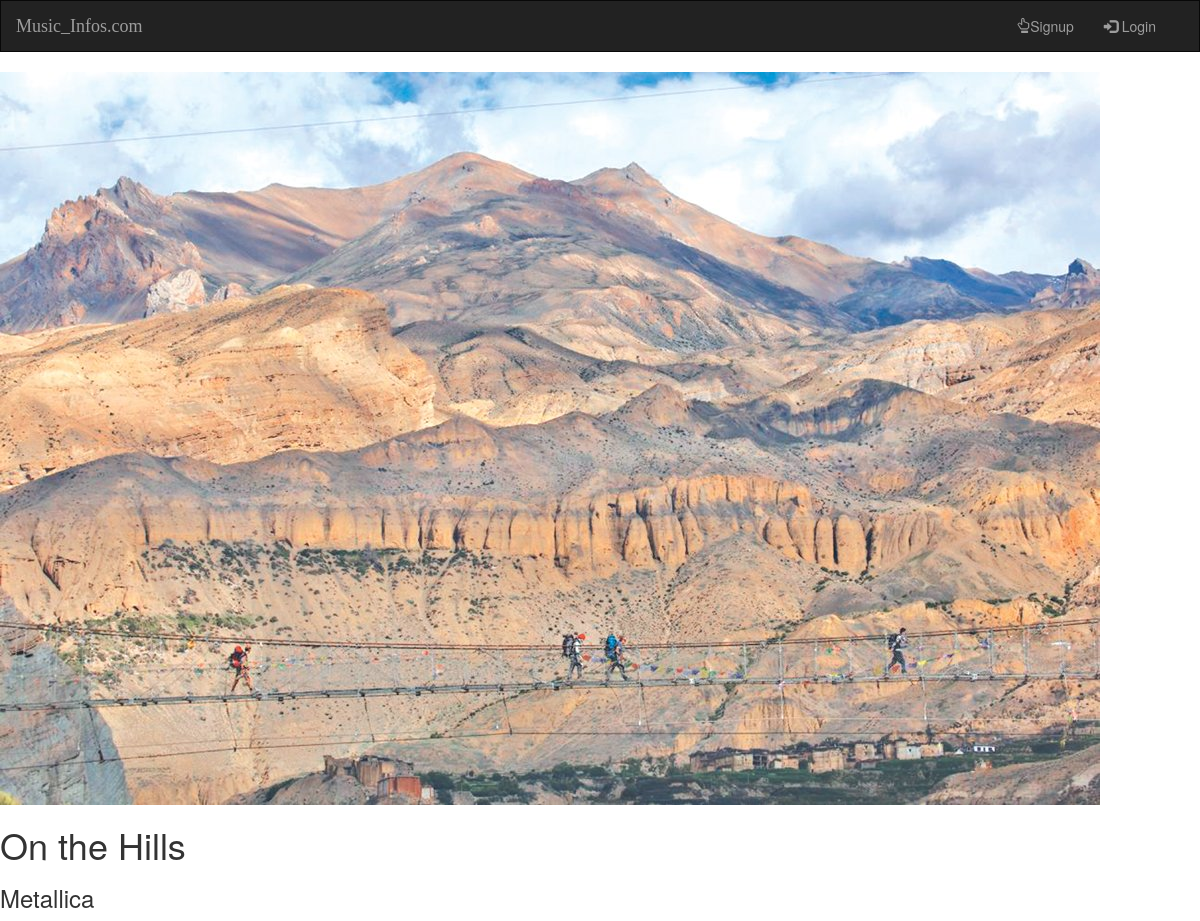
Page /music/10/ on the committed database.
### music/models.py (models this page shows, shortened)
class Album(models.Model):
	artist = models.CharField(max_length=250)
	album_title  = models.CharField(max_length=500)
	genre = models.CharField(max_length=100)
	album_logo = models.FileField(max_length=1000)

### music/views.py (the view)
# urls.py: url(r'^(?P<pk>[0-9]+)/$',views.DetailView.as_view(),name="detail"),
class DetailView(generic.DetailView):
	model=Album
	template_name='music/detail.html'

### music/templates/music/detail.html (shortened to what this page needs)
{% extends 'music/base.html' %}
{%block body%}
	<img src="{{album.album_logo.url}}">
	<h1>{{album.album_title}}</h1>
	<h3>{{album.artist}}</h3>
	{% endblock %}

### music/static/music/style.css (style rules this page uses)
body { background: white ); }

### rows in the picture
Album: album_logo (picture), album_title "On the Hills", artist "Metallica"
